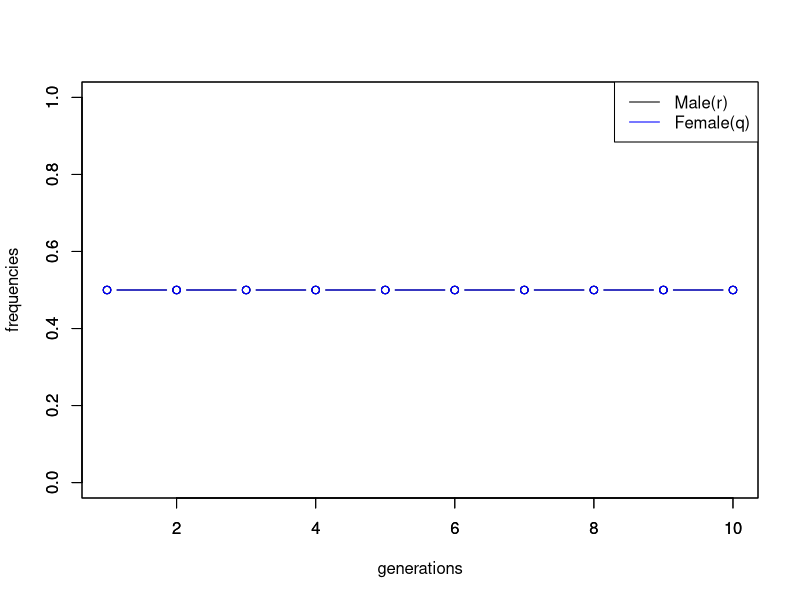
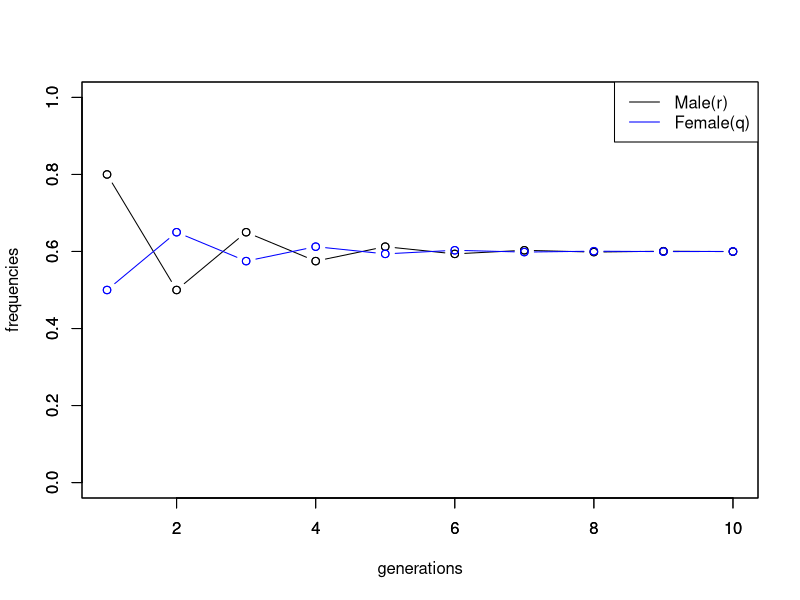

These charts were generated, in order, by the following R code:
## ---- chunk 1
uf <- 0.1
vf <- 0.2
wf <- 0.7

um <- 0.5
vm <- 0.3
wm <- 0.2
## ---- chunk 2
A1A1 <- (uf + vf/2)*(um + vm/2)
A1A2 <- (uf + vf/2)*(vm/2 + wm) + (um + vm/2)*(vf/2 + wf)
A2A2 <- (vf/2 + wf)*(vm/2 + wm)

# 此計算方式的基因頻率總和應為1，此計算方式才是正確的。
A1A1+A1A2+A2A2 

## ---- chunk 3
p <- c(A1A1, A1A2, A2A2) #prob in x

new.x <- c()

for (i in 1:1000){
x <- sample(c("A1A1", "A1A2", "A2A2"), prob=p, size=2, replace=TRUE) #只抽2人
x1 <- sample(c(substr(x[1],1,2), substr(x[1],3,4)), size=1) #第一個親本
x2 <- sample(c(substr(x[2],1,2), substr(x[2],3,4)), size=1) #第二個親本 設變數讓數字固定下來
new.x[i] <- paste0(sort(c(x1, x2)), collapse="") # sort 的東西要在同個向量
}

new.x
## ---- chunk 4
result.table <- as.data.frame(table(new.x))
result.table
result.chi <- chisq.test(c(result.table[1,2],result.table[2,2],result.table[3,2]), # 模擬出的後代基因頻率
                         p=c((A1A1+A1A2/2)^2, 2*(A1A1+A1A2/2)*(A2A2+A1A2/2), (A2A2+A1A2/2)^2)) # 理論上的後代基因頻率
result.chi 
result.chi$p.value # 結果發現 p-value 大於 0.05，代表我們模擬的結果與理論上的後代基因頻率沒有顯著差異，確認模擬結果正確。
## ---- chunk 5
# Define the probability
# 第一代 F1
uf <- 0.1
vf <- 0.2
wf <- 0.7

um <- 0.5
vm <- 0.3
wm <- 0.2

# Compute the frequencies of the genotypes in Fi+1
# 第二代 F2
A1A1 <- (uf + vf/2)*(um + vm/2)
A1A2 <- (uf + vf/2)*(vm/2 + wm) + (um + vm/2)*(vf/2 + wf)
A2A2 <- (vf/2 + wf)*(vm/2 + wm)

# How long does it take genotype frequencies to stabilize at their Hardy-Weinberg values? 
k = 10 # randomly set k generations to run the "random-mating simulator"
for(j in 1:k){  
  p <- c(A1A1, A1A2, A2A2) #prob in x
  new.x <- c()
  for (i in 1:1000){
  x <- sample(c("A1A1", "A1A2", "A2A2"), prob=p, size=2, replace=TRUE) #只抽2人
  x1 <- sample(c(substr(x[1],1,2), substr(x[1],3,4)), size=1) #第一個親本
  x2 <- sample(c(substr(x[2],1,2), substr(x[2],3,4)), size=1) #第二個親本 設變數讓數字固定下來
  new.x[i] <- paste0(sort(c(x1, x2)), collapse="") # sort 的東西要在同個向量
  }
  result.table <- as.data.frame(table(new.x))
  # 比較這一代(A1A1, A1A2, A2A2) 與新算出的下一代(result.table) 是否有顯著差異
  result.chi <- chisq.test(c(result.table[1,2],result.table[2,2],result.table[3,2]), p=c(A1A1, A1A2, A2A2)) 
  
  if (result.chi$p.value > 0.05){
    # 因為第一代並不是在loop中算的，所以為 j+1 generations
    print(paste("It takes",j+1,"generation(s) to stabilize at their Hardy-Weinberg values.")) 
    break
  }else{
    A1A1 <- result.table[1,2] / 1000
    A1A2 <- result.table[2,2] / 1000
    A2A2 <- result.table[3,2] / 1000
  }
}

## ---- chunk 6
r <- c()
q <- c()

rn.1 <- 0.5
qn.1 <- 0.5

for ( i in 1:10){
  qn = (1/2) * (rn.1+qn.1) # 以 rn.1 代表rn−1
  rn = qn.1
  
  rn.1 <- rn
  qn.1 <- qn
  
  r[i] <- rn.1
  q[i] <- qn.1
}

r
q


## ---- chunk 7
plot(c(1:length(r)), r, col = "black", ylim=c(0,1), xlab="generations", ylab="frequencies")
lines(c(1:length(r)), r, type="b", lwd=1, lty=1, col="black")
par(new = TRUE) #New plot
plot(c(1:length(q)), q, col = "blue", ylim=c(0,1),xlab="", ylab="")
lines(c(1:length(q)), q, type="b", lwd=1, lty=1, col="blue")
legend("topright",c("Male(r)","Female(q)"), col=c("black","blue"), lty=1)
## ---- chunk 8
r <- c()
q <- c()

rn.1 <- 0.2
qn.1 <- 0.8

for ( i in 1:10){
  qn = (1/2) * (rn.1+qn.1) # 以 rn.1 代表rn−1
  rn = qn.1
  
  rn.1 <- rn
  qn.1 <- qn
  
  r[i] <- rn.1
  q[i] <- qn.1
}

r
q


## ---- chunk 9
plot(c(1:length(r)), r, col = "black", ylim=c(0,1), xlab="generations", ylab="frequencies")
lines(c(1:length(r)), r, type="b", lwd=1, lty=1, col="black")
par(new = TRUE) #New plot
plot(c(1:length(q)), q, col = "blue", ylim=c(0,1),xlab="", ylab="")
lines(c(1:length(q)), q, type="b", lwd=1, lty=1, col="blue")
legend("topright",c("Male(r)","Female(q)"), col=c("black","blue"), lty=1)
